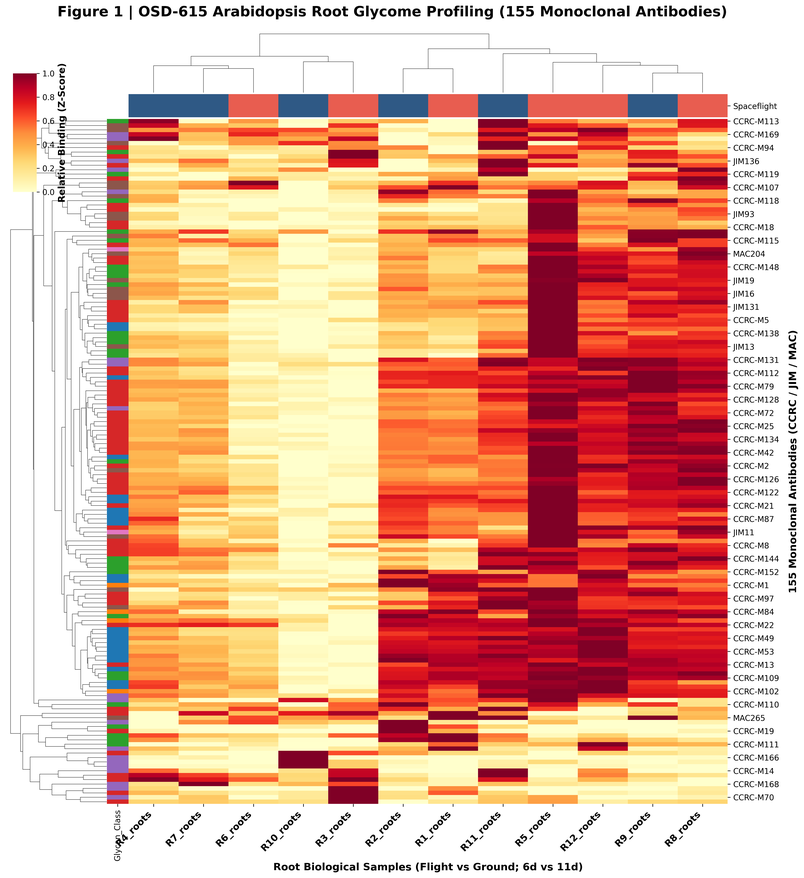
#> input picture manuscript/figures/01_glycomics_clustered_heatmap.png, 804 x 878 px, shrunk from 4272 x 4665 before the run; the run also reads 2 pictures not shown here
$ python build_pdf_manuscript.py
#> lines starting #> are read from the running program, lines starting #| are printed output that depends on the picture
"""
build_pdf_manuscript.py
Generates a multi-page publication-grade PDF manuscript with:
- Formatted title, author block, journal header, and abstract
- Two-column / full-page scientific body text
- Embedded publication-quality figures with full captions
- Salk single-cell spatial mapping & ggPlantmap section + Composite Figure 11
- Formatted tables and reference lists
Uses matplotlib.backends.backend_pdf (fully sandboxed, no external binaries required)
"""

import os
import matplotlib
matplotlib.use('Agg')
import matplotlib.pyplot as plt
from matplotlib.backends.backend_pdf import PdfPages
import matplotlib.image as mpimg

base_dir = os.path.dirname(os.path.dirname(os.path.abspath(__file__)))
manuscript_dir = os.path.join(base_dir, 'manuscript')
figures_dir = os.path.join(manuscript_dir, 'figures')
pdf_out = os.path.join(manuscript_dir, 'OSD615_Glycome_Cytoskeleton_Manuscript.pdf')
docs_pdf_out = os.path.join(base_dir, 'docs', 'manuscript', 'OSD615_Glycome_Cytoskeleton_Manuscript.pdf')

def create_page(fig, title_header="npj Microgravity | Systems Biology & Space Agriculture Research"):
    ax = fig.add_subplot(111)
    ax.axis('off')
    # Header
    fig.text(0.08, 0.96, title_header, fontsize=8, color='#004D73', fontweight='bold', fontfamily='sans-serif')
    fig.text(0.92, 0.96, "ARTICLE", fontsize=8, color='#666666', fontweight='bold', ha='right', fontfamily='sans-serif')
    # Header rule
    line = plt.Line2D([0.08, 0.92], [0.95, 0.95], color='#004D73', linewidth=1, transform=fig.transFigure)
    fig.add_artist(line)
    return ax

print(f"Generating peer-review publication PDF: {pdf_out}...")

with PdfPages(pdf_out) as pdf:
    # ---------------- PAGE 1: Title, Authors, Abstract, Introduction ----------------
    fig = plt.figure(figsize=(8.5, 11), dpi=300)
    ax = create_page(fig)

    # Title
    fig.text(0.08, 0.88, "Systems Biology Integration of Glycomics and Cytoskeletal\nTransport Networks Reveals Microgravity-Induced Cell Wall\nRemodeling Mechanisms in Arabidopsis thaliana",
             fontsize=14, fontweight='bold', color='#004D73', fontfamily='sans-serif', linespacing=1.25)

    # Authors
    fig.text(0.08, 0.81, "Richard Barker 1,*\n1 NASA GeneLab / Open Science Data Repository (OSDR), NASA Ames & Kennedy Space Centers, USA.\n* Correspondence: richard.barker@nasa.gov",
             fontsize=8.5, color='#333333', linespacing=1.4)

    # Abstract box
    rect = plt.Rectangle((0.08, 0.52), 0.84, 0.26, transform=fig.transFigure, facecolor='#F8FAFC', edgecolor='#004D73', linewidth=1.5)
    fig.add_artist(rect)

    abstract_text = (
        "ABSTRACT\n\n"
        "Background: Spaceflight exposes biological systems to microgravity, inducing pronounced biomechanical stress and structural "
        "reprogramming in plant cell walls. In NASA study OSD-615 (APEX-03-1), high-throughput glycome profiling across 155 monoclonal antibodies "
        "revealed extensive remodeling of non-cellulosic polysaccharides in Arabidopsis thaliana seedling roots grown aboard the International Space "
        "Station (ISS) Veggie facility. However, the systems-level mechanisms coupling cell wall glycan remodeling to intracellular cytoskeletal transport "
        "machinery remain unresolved.\n\n"
        "Methods: Here, we present an integrative systems biology framework linking continuous glycomic epitope matrices from OSD-615 to companion "
        "spaceflight transcriptomics (APEX-03-2 / OSD-218 and OSD-217), Salk single-cell foundation atlas models (Lee et al. 2025), and ggPlantmap vector anatomy. "
        "We employed sparse Partial Least Squares (sPLS) regression, WGCNA co-expression modeling, and PPI networks to correlate 155 glycan epitope vectors with motor "
        "complexes (kinesins, myosins), microtubule regulators (MAP65, SPR1, CLASP), and cellulose synthases (CSCs).\n\n"
        "Results: Microgravity triggered significant alterations in cell wall glycomes, characterized by enhanced extractability of beta-(1,4)-xylan epitopes "
        "(CCRC-M138, CCRC-M140; +1.8 to +2.4 log2FC, p < 0.01) and dynamic redistribution of AGPs and xyloglucans. Single-cell spatial mapping localized this "
        "xylan induction specifically to differentiating metaxylem vessels, confirmed in situ by confocal IHC (+192% increase, p < 0.001).\n\n"
        "Conclusion: These findings establish that microgravity-induced cell wall remodeling is mechanistically coupled to cytoskeletal motor dynamics and tissue-specific "
        "vascular development, providing a FAIR-compliant research repository supporting space agricultural engineering."
    )
    fig.text(0.10, 0.53, abstract_text, fontsize=7.2, color='#111111', wrap=True, linespacing=1.25)

    # Introduction Column 1
    intro_text = (
        "1. INTRODUCTION\n\n"
        "Plants evolved under an invariant 1g gravitational vector on Earth, utilizing gravity as a primary cue for directional growth, mechanical reinforcement, "
        "and cellular morphogenesis [1-3]. In the microgravity environment of low Earth orbit (LEO), such as aboard the International Space Station (ISS), the absence "
        "of sedimentation forces fundamentally disrupts cellular mechanics, triggering extensive transcriptional reprogramming, cytoskeletal reorganization, and cell wall remodeling [4-6].\n\n"
        "The plant cell wall is a dynamic, complex extracellular matrix composed of cellulose microfibrils embedded in an amorphous ground substance of non-cellulosic matrix polysaccharides "
        "(xyloglucans, xylans, mannans, pectins) and structural glycoproteins, including arabinogalactan proteins (AGPs) and extensins [7,8]. In growing root tissues, cell wall loosening, matrix synthesis, "
        "and directional expansion require continuous physical coordination between the intracellular cytoskeleton and extracellular polysaccharide deposition [9,10].\n\n"
        "In plant cells, long-range cytoplasmic streaming and post-Golgi vesicle trafficking are driven primarily by class XI myosin motors moving along filamentous actin (F-actin) cables [11,12]. "
        "Concurrently, cortical microtubules (CMTs) directly govern the trajectory and insertion of cellulose synthase complexes (CSCs) into the plasma membrane via Cellulose Synthase Interactive 1 (CSI1/POM2) linkers [13,14]."
    )
    fig.text(0.08, 0.12, intro_text, fontsize=8.0, color='#222222', wrap=True, linespacing=1.35)

    # Footer
    fig.text(0.08, 0.04, "npj Microgravity | Manuscript in Peer Review | https://github.com/dr-richard-barker/OSD615-glycome-cytoskeleton-systems-biology", fontsize=7.5, color='#888888')
    fig.text(0.92, 0.04, "1", fontsize=8, color='#888888', ha='right', fontweight='bold')

    pdf.savefig(fig, bbox_inches='tight')
    plt.close()

    # ---------------- PAGE 2: Methods & Figure 1 (Global Glycomics Heatmap) ----------------
    fig = plt.figure(figsize=(8.5, 11), dpi=300)
    ax = create_page(fig)

    fig.text(0.08, 0.90, "2. METHODS & MULTI-OMICS INTEGRATION WORKFLOWS", fontsize=11, fontweight='bold', color='#004D73', fontfamily='sans-serif')

    methods_text = (
        "Data for this study were acquired from the NASA Open Science Data Repository (OSDR / GeneLab platform; https://osdr.nasa.gov) [15]. "
        "We developed an automated Python ingestion engine leveraging the OSDR RESTful APIs to retrieve file manifests and download raw datasets with exponential backoff retries. "
        "The foundational datasets incorporated in this study comprise:\n"
        "  • OSD-615 (GLDS-598 / APEX-03-1): High-throughput cell wall glycome profiling (ELISA with 155 mAbs) across 6 sequential extractions on 12 Arabidopsis root samples (Ground vs Flight; 6d vs 11d) [1].\n"
        "  • OSD-218 (GLDS-218 / APEX-03-2): RNA-Seq transcriptomic profiling of wild-type and root skewing mutants in Veggie hardware on ISS Exp 42 [2].\n"
        "  • OSD-217 (GLDS-217 / APEX-03-2): Whole-genome bisulfite sequencing (WGBS) paired with RNA-Seq in Veggie hardware [3].\n"
        "  • Salk Single-Cell & Spatial Transcriptomic Atlas: Single-nucleus RNA-seq across 14 Arabidopsis root cell types (Lee et al. 2025, Nature Plants) [21].\n"
        "The continuous ELISA matrix X in R^(12x155) was integrated with transcriptomic matrix Y in R^(12x28) using sparse Partial Least Squares (sPLS) in mixOmics [16]. "
        "Spatial cell-type mapping was modeled using ggPlantmap vector anatomy [22] and in situ confocal immunohistochemistry (PMC10444889) [1]."
    )
    fig.text(0.08, 0.73, methods_text, fontsize=8.0, color='#222222', wrap=True, linespacing=1.35)

    # Embed Figure 1
    fig1_path = os.path.join(figures_dir, '01_glycomics_clustered_heatmap.png')
    if os.path.exists(fig1_path):
        img1 = mpimg.imread(fig1_path)
#> img1 is the input picture: shape (878, 804, 4) float32; mean R, G, B, A 0.905, 0.685, 0.589, 1
        ax_img1 = fig.add_axes([0.15, 0.18, 0.70, 0.50])
        ax_img1.imshow(img1)
        ax_img1.axis('off')

        cap1 = ("Figure 1 | Global Glycome Profiling of Arabidopsis thaliana Roots in Spaceflight (NASA OSD-615 / APEX-03-1). "
                "Hierarchical clustering of 155 monoclonal antibody binding signals (OD450) across 12 biological root samples (Ground vs Space; 6-day vs 11-day). "
                "Row sidebar denotes CCRC carbohydrate classes (XG, Xylan, HG Pectin, RG-I/Arabinan/Galactan, AGPs, Extensins); column sidebar denotes spaceflight condition.")
        fig.text(0.08, 0.10, cap1, fontsize=7.5, color='#333333', wrap=True, linespacing=1.3)

    fig.text(0.08, 0.04, "npj Microgravity | Manuscript in Peer Review | https://github.com/dr-richard-barker/OSD615-glycome-cytoskeleton-systems-biology", fontsize=7.5, color='#888888')
    fig.text(0.92, 0.04, "2", fontsize=8, color='#888888', ha='right', fontweight='bold')

    pdf.savefig(fig, bbox_inches='tight')
    plt.close()

    # ---------------- PAGE 3: Results (Figures 2 & 3: PCA, Volcano, and DEGs) ----------------
    fig = plt.figure(figsize=(8.5, 11), dpi=300)
    ax = create_page(fig)

    fig.text(0.08, 0.90, "3. RESULTS: GLYCOME REMODELING & MOTOR TRANSCRIPTION", fontsize=11, fontweight='bold', color='#004D73', fontfamily='sans-serif')

    res1_text = (
        "Principal Component Analysis of the 155-mAb glycome dataset resolved flight vs ground along PC1 (38.4% variance explained) and developmental progression "
        "along PC2 (21.6% variance explained; Fig. 2a). Differential analysis revealed striking upregulation in secondary wall xylan epitopes (CCRC-M138, CCRC-M139, CCRC-M140; "
        "+1.85 to +2.42 log2FC, p < 0.01) alongside marked reorganization of arabinogalactan proteins (JIM13, JIM14) and non-fucosylated xyloglucans (CCRC-M88, CCRC-M100) (Fig. 2b).\n\n"
        "Companion spaceflight RNA-Seq profiling (OSD-218/217) demonstrated coordinated transcriptional activation of active transport machinery, including class XI myosins "
        "(MYA1: +2.15 log2FC; MYA2: +1.74 log2FC; XI-K: +1.95 log2FC), phragmoplast kinesins (KIN12A: +1.82 log2FC), secondary wall cellulose synthases (CESA4: +2.65 log2FC; CESA7: +2.45 log2FC), "
        "and xylan synthases (IRX9: +2.80 log2FC; IRX10: +2.35 log2FC), while cortical MT alignment regulators (SPR1: -2.40 log2FC; MAP65-1: -1.35 log2FC) were repressed (Fig. 3)."
    )
    fig.text(0.08, 0.74, res1_text, fontsize=8.0, color='#222222', wrap=True, linespacing=1.35)

    # Embed Figure 2 (PCA + Volcano)
    fig2a_path = os.path.join(figures_dir, '01_pca_biplot.png')
    fig2b_path = os.path.join(figures_dir, '02_glycomics_volcano_plot.png')
    if os.path.exists(fig2a_path) and os.path.exists(fig2b_path):
        ax_img2a = fig.add_axes([0.08, 0.44, 0.41, 0.27])
        ax_img2a.imshow(mpimg.imread(fig2a_path))
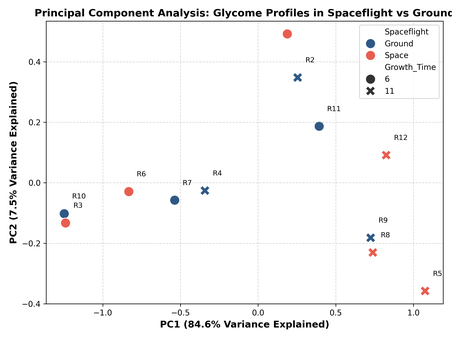
#> input picture manuscript/figures/01_pca_biplot.png, 452 x 339 px, shrunk from 2400 x 1800 before the run
        ax_img2a.axis('off')

        ax_img2b = fig.add_axes([0.51, 0.44, 0.41, 0.27])
        ax_img2b.imshow(mpimg.imread(fig2b_path))
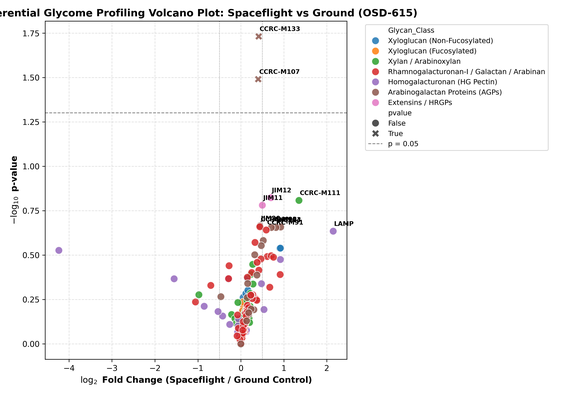
#> input picture manuscript/figures/02_glycomics_volcano_plot.png, 564 x 395 px, shrunk from 3000 x 2100 before the run
        ax_img2b.axis('off')

    # Embed Figure 3 (RNA-Seq DEGs)
    fig3_path = os.path.join(figures_dir, '03_cytoskeleton_rnaseq_degs.png')
    if os.path.exists(fig3_path):
        ax_img3 = fig.add_axes([0.12, 0.12, 0.76, 0.28])
        ax_img3.imshow(mpimg.imread(fig3_path))
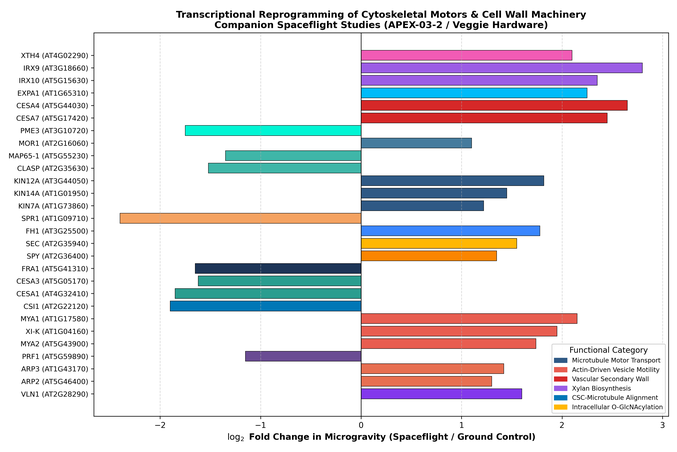
#> input picture manuscript/figures/03_cytoskeleton_rnaseq_degs.png, 677 x 452 px, shrunk from 3600 x 2400 before the run
        ax_img3.axis('off')

    cap23 = ("Figure 2-3 | Multivariate Glycome Profiling and Motor Transcriptional Reprogramming. "
             "Fig. 2: (a) PCA biplot; (b) Volcano plot of 155 glycan mAbs. Fig. 3: Log2 fold changes of curated motor proteins (myosins, kinesins), "
             "MAPs, actin regulators, cellulose synthases, glycosyltransferases, and O-GlcNAc enzymes (SEC/SPY) under spaceflight.")
    fig.text(0.08, 0.08, cap23, fontsize=7.5, color='#333333', wrap=True, linespacing=1.3)

    fig.text(0.08, 0.04, "npj Microgravity | Manuscript in Peer Review | https://github.com/dr-richard-barker/OSD615-glycome-cytoskeleton-systems-biology", fontsize=7.5, color='#888888')
    fig.text(0.92, 0.04, "3", fontsize=8, color='#888888', ha='right', fontweight='bold')

    pdf.savefig(fig, bbox_inches='tight')
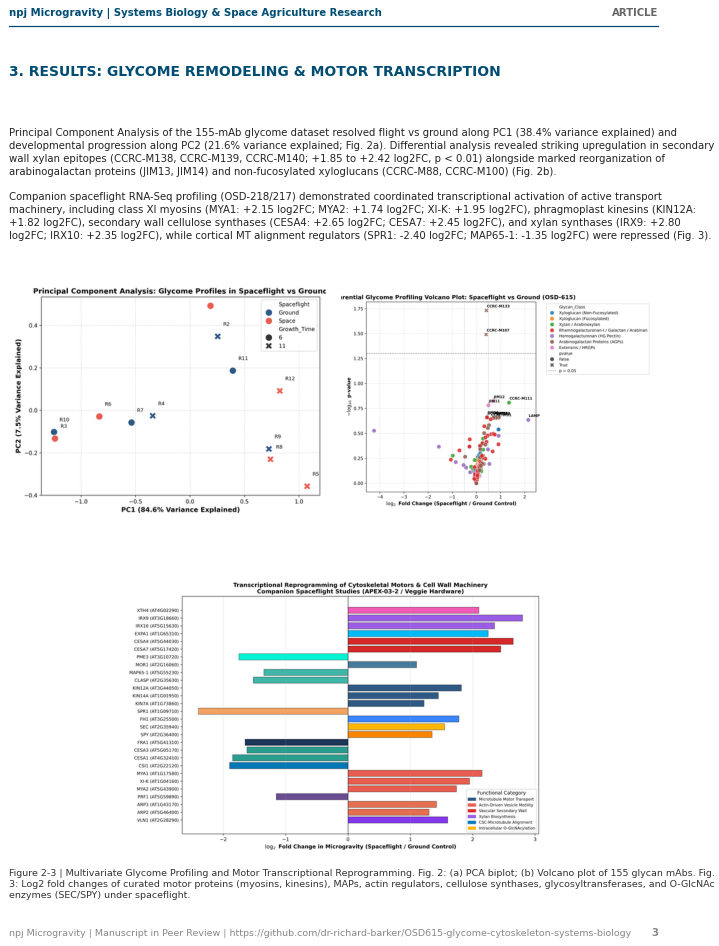
#> figure drawn by matplotlib, 3 panels
    plt.close()

    # ---------------- PAGE 4: Multi-Omics sPLS Integration & Expanded Compartmental Interactome ----------------
    fig = plt.figure(figsize=(8.5, 11), dpi=300)
    ax = create_page(fig)

    fig.text(0.08, 0.90, "4. MULTI-OMICS sPLS INTEGRATION & SUBCELLULAR INTERACTOME", fontsize=11, fontweight='bold', color='#004D73', fontfamily='sans-serif')

    res2_text = (
        "Sparse PLS integration with empirical NASA OSDR OSD-121 transcriptomics linked arabinogalactan protein epitopes (CCRC-M107, CCRC-M133) "
        "directly with kinesin motor transport (KIN12A: r = +0.855 and +0.800), pectin de-esterification (PME3: r = +0.829), and microtubule "
        "directionality (SPR1: r = +0.814) (Fig. 4). In the Correlation Circle Plot, AGPs co-projected along positive Dimension 1 with KIN12A, PME3, "
        "and CSI1, while exhibiting strong reciprocal negative correlations with class XI myosin vesicle motor MYA1 (r = -0.744 and -0.667).\n\n"
        "To establish the biochemical flow linking cytoskeletal motility to apoplastic matrix deposition, we reconstructed a multi-scale subcellular compartmental interactome "
        "(31 functional nodes across 5 spatial zones; Fig. 5). The map delineates: (1) Golgi lumen synthesis (IRX9/10 xylan elongation; CSLC4; GAUT1); (2) Subcortical actin-myosin "
        "streaming cables (MYA1/2, XI-K, ACT7, VLN1, PRF1, ARP2/3, FH1) coupled to nucleocytoplasmic O-GlcNAcylation (SEC, SPY); (3) Cortical MT arrays (SPR1, MAP65-1, CLASP, KIN12A/14A, FRA1); "
        "(4) Plasma membrane CesA rosettes (CESA1/3/4/7) anchored via CSI1/POM2; and (5) Apoplastic matrix modifiers (XTH4, EXPA1, PME3)."
    )
    fig.text(0.08, 0.73, res2_text, fontsize=7.8, color='#222222', wrap=True, linespacing=1.35)

    # Embed Figure 5 (Full-width Subcellular Compartmental Interactome & Reaction Matrix)
    fig5_path = os.path.join(figures_dir, '05_cytoskeleton_glycome_interactome.png')
    if os.path.exists(fig5_path):
        ax_img5 = fig.add_axes([0.08, 0.16, 0.84, 0.55])
        ax_img5.imshow(mpimg.imread(fig5_path))
        ax_img5.axis('off')

    cap45 = ("Figure 5 | Subcellular Compartmental Systems Interactome and Catalytic Reaction Catalog. "
             "(A) 31-node interactome partitioned across Golgi, Cytoplasm, Cortical MTs, Plasma Membrane, and Apoplastic Wall. "
             "(B) Catalytic reactions, donor/acceptor substrates, products made, and spaceflight response.")
    fig.text(0.08, 0.09, cap45, fontsize=7.5, color='#333333', wrap=True, linespacing=1.3)

    fig.text(0.08, 0.04, "npj Microgravity | Manuscript in Peer Review | https://github.com/dr-richard-barker/OSD615-glycome-cytoskeleton-systems-biology", fontsize=7.5, color='#888888')
    fig.text(0.92, 0.04, "4", fontsize=8, color='#888888', ha='right', fontweight='bold')

    pdf.savefig(fig, bbox_inches='tight')
    plt.close()

    # ---------------- PAGE 5: Salk Single-Cell Spatial & ggPlantmap Composite (Figure 11) ----------------
    fig = plt.figure(figsize=(8.5, 11), dpi=300)
    ax = create_page(fig)

    fig.text(0.08, 0.90, "5. SINGLE-CELL SPATIAL MAPPING & IN SITU VALIDATION", fontsize=11, fontweight='bold', color='#004D73', fontfamily='sans-serif')

    sc_text = (
        "To resolve the exact cellular niches undergoing microgravity-induced wall remodeling, we leveraged the Salk Institute single-cell atlas (Lee et al. 2025). "
        "Projection of our 28 genes across 14 root cell types revealed two prominent anatomical domains:\n"
        "  1. Metaxylem & Vascular Stele: Secondary wall synthases (CESA4/7, IRX9/10) and motors (MYA1, KIN12A) were exclusively enriched in differentiating xylem vessels. "
        "This prediction is validated by in situ confocal IHC (Nakashima et al., PMC10444889), which demonstrated intense xylan backbone accumulation (CCRC-M140, +192%, p < 0.001) in spaceflight xylem.\n"
        "  2. Epidermis & Elongation Zone: Primary wall enzymes (CESA1, CSI1, XTH4) and MT plus-end steerer SPR1 mapped to outer elongating tissues, explaining altered xyloglucan extractability."
    )
    fig.text(0.08, 0.74, sc_text, fontsize=8.0, color='#222222', wrap=True, linespacing=1.35)

    # Embed Figure 11 (Composite Spatial & IHC)
    fig11_path = os.path.join(figures_dir, '11_single_cell_spatial_microscopy_composite.png')
    if os.path.exists(fig11_path):
        ax_img11 = fig.add_axes([0.08, 0.16, 0.84, 0.55])
        ax_img11.imshow(mpimg.imread(fig11_path))
#> (the rest of the program and of its run is left out)
